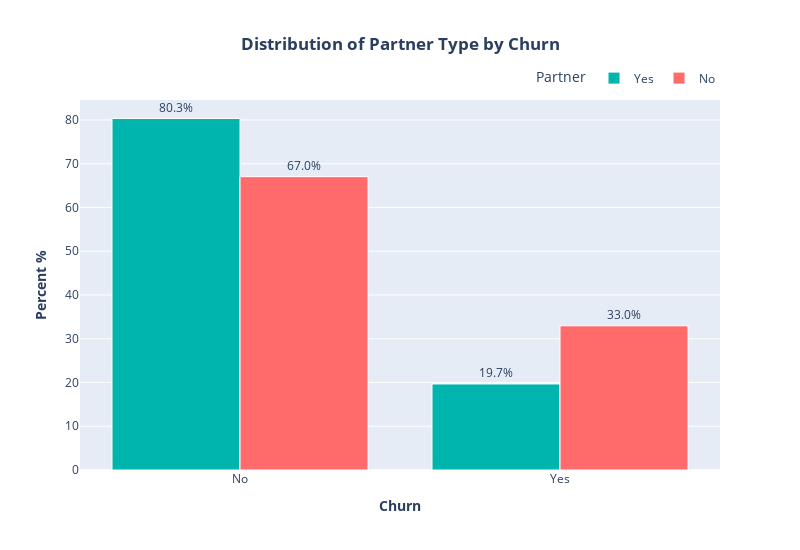

This figure's notebook cell:
### Markdown cell above
## <b>9. Partner Type by Churn</b>

### Code cell
fig = px.histogram(
  df, 
  x = 'Churn', 
  color = "Partner",
  barmode = 'group',
  histnorm = "percent",
  title = "<b>Distribution of Partner Type by Churn</b>",
  color_discrete_map = {
    'Yes': '#00B5AD',  # vivid cyan
    'No':  '#FF6B6B'   # coral red
  },
  text_auto = ".2f",
 
)
fig.update_layout(
  width = 800, height = 550,
  title_x = 0.5, # move the title to center
  bargap = 0.20, # gap between the bars
  xaxis_title = '<b>Churn</b>',
  yaxis_title = '<b>Percent %</b>',
  legend = dict(orientation = 'h',yanchor = 'bottom',xanchor = 'right',y = 1.02,x = 1), # adjusting the legend line by axis values

)
fig.update_traces(
  texttemplate='%{y:.1f}%',  # display the y-value as a percent
  textposition='outside',
  marker_line_color = 'white',
  marker_line_width = 1.0
)
fig.show()

### Figure 1 — Plotly figure (JSON) as saved in the notebook; plotly's stock layout.template omitted (floating-point values rounded to 4 significant figures; data arrays with more than 128 entries replaced by an {"elided": "..."} marker saying what was removed)
{"data": [{"alignmentgroup": "True", "bingroup": "x", "histnorm": "percent", "hovertemplate": "Partner=Yes<br>Churn=%{x}<br>percent=%{y}<extra></extra>", "legendgroup": "Yes", "marker": {"color": "#00B5AD", "line": {"color": "white", "width": 1}, "pattern": {"shape": ""}}, "name": "Yes", "offsetgroup": "Yes", "orientation": "v", "showlegend": true, "textposition": "outside", "texttemplate": "%{y:.1f}%", "type": "histogram", "x": {"elided": "3402 str values"}, "xaxis": "x", "yaxis": "y"}, {"alignmentgroup": "True", "bingroup": "x", "histnorm": "percent", "hovertemplate": "Partner=No<br>Churn=%{x}<br>percent=%{y}<extra></extra>", "legendgroup": "No", "marker": {"color": "#FF6B6B", "line": {"color": "white", "width": 1}, "pattern": {"shape": ""}}, "name": "No", "offsetgroup": "No", "orientation": "v", "showlegend": true, "textposition": "outside", "texttemplate": "%{y:.1f}%", "type": "histogram", "x": {"elided": "3641 str values"}, "xaxis": "x", "yaxis": "y"}], "layout": {"bargap": 0.2, "barmode": "group", "height": 550, "legend": {"orientation": "h", "title": {"text": "Partner"}, "tracegroupgap": 0, "x": 1, "xanchor": "right", "y": 1.02, "yanchor": "bottom"}, "title": {"text": "<b>Distribution of Partner Type by Churn</b>", "x": 0.5}, "width": 800, "xaxis": {"anchor": "y", "domain": [0, 1], "title": {"text": "<b>Churn</b>"}}, "yaxis": {"anchor": "x", "domain": [0, 1], "title": {"text": "<b>Percent %</b>"}}}}
